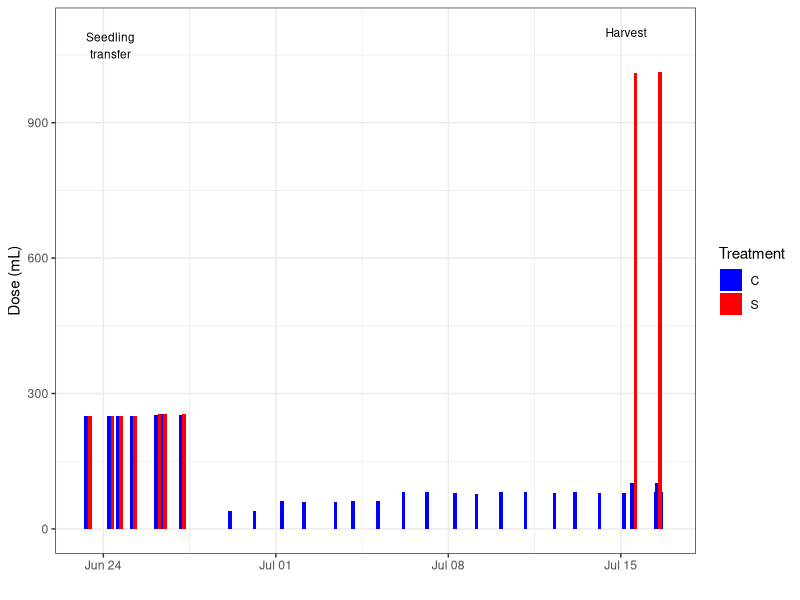
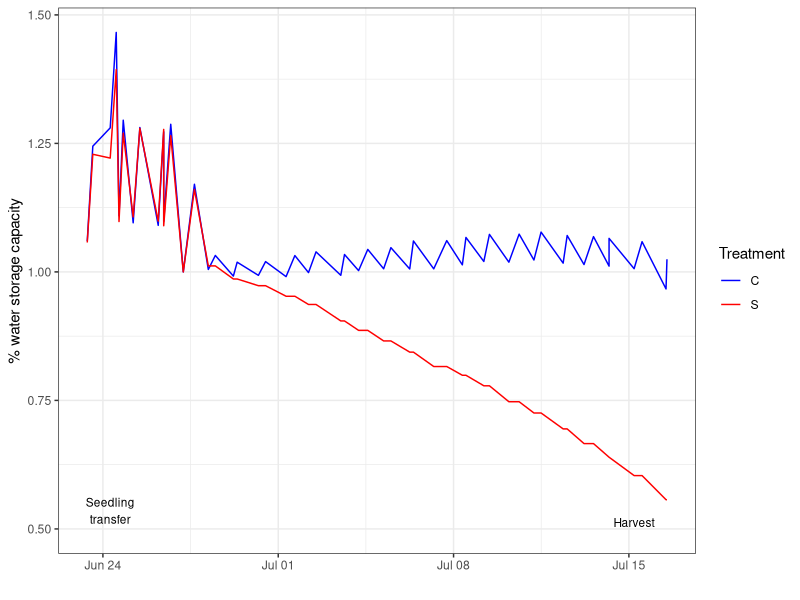

Reproduce these figures in R, in order. (Note: this script raises an error after producing the figures.)
### Script to analyze the water status and nutrient solution provisionning of the Rhizotubes
library(ggplot2)
library(ggpubr)
Sys.setlocale("LC_ALL", "English")


### I. Daily provision of nutrient solution
nutri <- read.csv("./data/raw_data/greenhouse_data/Daily_nutrient_solution_inputs.csv", header=T, sep=";", dec=",")
nutriC <- nutri[,c("date","C")]
colnames(nutriC)[2] <- "Dose"
nutriS <- nutri[c("date","S")]
colnames(nutriS)[2] <- "Dose"
nutri <- rbind(nutriC,nutriS)
nutri$Treatment <- c(rep("C",nrow(nutriC)), rep("S", nrow(nutriS)))
summary(nutri)
date_format <- "%d/%m/%Y %H:%M"
nutri$date <- as.POSIXct(nutri$date,format = date_format, tz = "GMT")
nutri$Treatment <- as.factor(nutri$Treatment)

p1 <- ggplot(data=nutri[which(nutri$date>=as.POSIXct("23/06/2019 9:00",format = date_format, tz = "GMT")),], aes(x=date, y=Dose, fill=Treatment))+
  geom_bar(position = position_dodge(), stat="identity", width=25000)+
  scale_fill_manual(values=c("blue","red"))+
  labs(y="Dose (mL)",x="")+
  annotate(geom="text",
           x=as.POSIXct("24/06/2019 7:00",format = date_format, tz = "GMT"),
           y=1100,
           label="Seedling\ntransfer",
           color="black",
           size=3,
           vjust=1)+
  annotate(geom="text",
           x=as.POSIXct("15/07/2019 5:00",format = date_format, tz = "GMT"),
           y=1100,
           label="Harvest",
           color="black",
           size=3)+
  theme_bw()


### II. Dynamic water status of the Rhizotubes (average over all Rhizotubes)
water <- read.table("./data/raw_data/greenhouse_data/Average_water_storage.csv", header=T, sep=";", dec=",")
waterC <- water[,c("date","C")]
colnames(waterC)[2] <- "water_status"
waterS <- water[c("date","S")]
colnames(waterS)[2] <- "water_status"
water <- rbind(waterC,waterS)
water$Treatment <- c(rep("C",nrow(waterC)), rep("S", nrow(waterS)))
summary(water)
date_format <- "%d/%m/%y %H:%M"
water$date <- as.POSIXct(water$date,format = date_format, tz = "GMT")

p2 <- ggplot(aes(x=date, y=water_status, color=Treatment), data=water[which(water$date>=as.POSIXct("23/6/19 9:00",format = date_format, tz = "GMT")),])+
  geom_line()+
  scale_color_manual(values=c("blue","red"))+
  labs(y="% water storage capacity",x="")+
  annotate(geom="text",
           x=as.POSIXct("24/6/19 7:00",format = date_format, tz = "GMT"),
           y=0.5,
           label="Seedling\ntransfer",
           color="black",
           size=3,
           vjust=-0.2)+
  annotate(geom="text",
           x=as.POSIXct("15/7/19 5:00",format = date_format, tz = "GMT"),
           y=0.5,
           label="Harvest",
           color="black",
           size=3,
           vjust=-0.2)+
  theme_bw()


plot_grid(plotlist=list(p1,p2),
          nrow=2,
          ncol=1,
          labels=c("(a)","(b)"),
          label_fontface = "bold",
          label_size = 11,
          align="v",
          label_x = 0.00,
          hjust=0)
          
ggsave("./manuscript/Figures_&_tables/FigS1_rhizotube_monitoring.png", dpi=300, height=5, width=6)
